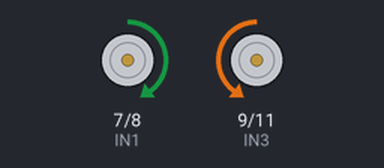
A sketch run on a simulated Arduino Uno, built with avr-gcc and run on an emulated ATmega328P. On the bench: motor-driver pin pairs drawn as motors (green arrow = first pin HIGH = forward, orange = second pin HIGH = backward, longer = more drive, scaled by the enable pin). At 4.0 s the program stops and its outputs stay as they are.

Above: at 0.1 s.
At 1.1 s:
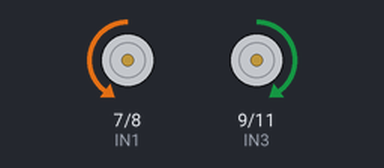
At 2.1 s:
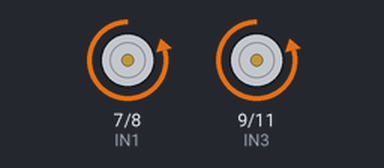
At 4.1 s:
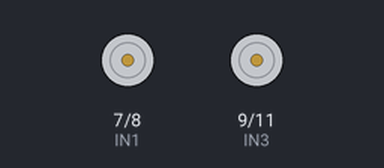
Timing chart, 0 to 5.5 s (numbered marks = the images above):
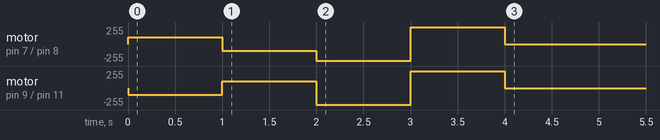

Measured:
- by itself, motor on pin 7 (IN1) / pin 8 (IN2): stopped → forward 100/255 at 0.00 s, → backward 100/255 1.0 s later, → backward 250/255 1.0 s later, → forward 250/255 1.0 s later, … (5 changes in this stretch)
- by itself, motor on pin 9 (IN3) / pin 11 (IN4): stopped → backward 100/255 at 0.00 s, → forward 100/255 1.0 s later, → backward 250/255 1.0 s later, → forward 250/255 1.0 s later, … (5 changes in this stretch)

The sketch:

car_control.ino
```cpp
//www.elegoo.com

//     Right motor truth table
//Here are some handy tables to show the various modes of operation.
//  ENB         IN3             IN4         Description
//  LOW   Not Applicable   Not Applicable   Motor is off
//  HIGH        LOW             LOW         Motor is stopped (brakes)
//  HIGH        LOW             HIGH        Motor is on and turning forwards
//  HIGH        HIGH            LOW         Motor is on and turning backwards
//  HIGH        HIGH            HIGH        Motor is stopped (brakes)

// define IO pin
#define ENA 5
#define ENB 6
#define IN1 7
#define IN2 8
#define IN3 9
#define IN4 11

//set car speed
#define CAR_SPEED 100
typedef unsigned char u8;  //Change the name of unsigned char to u8

void forward(u8 car_speed)
{

  analogWrite(ENA, car_speed);
  analogWrite(ENB, car_speed);
  digitalWrite(IN1, HIGH);
  digitalWrite(IN2, LOW);
  digitalWrite(IN3, LOW);
  digitalWrite(IN4, HIGH);
}


void back(u8 car_speed)
{

  analogWrite(ENA, car_speed);
  analogWrite(ENB, car_speed);
  digitalWrite(IN1, LOW);
  digitalWrite(IN2, HIGH);
  digitalWrite(IN3, HIGH);
  digitalWrite(IN4, LOW);
}


void left(u8 car_speed)
{

  analogWrite(ENA, 250);
  analogWrite(ENB, 250);
  digitalWrite(IN1, LOW);
  digitalWrite(IN2, HIGH);

  digitalWrite(IN3, LOW);
  digitalWrite(IN4, HIGH);
}

void right(u8 car_speed)
{
  analogWrite(ENA, 250);
  analogWrite(ENB, 250);
  digitalWrite(IN1, HIGH);
  digitalWrite(IN2, LOW);
  digitalWrite(IN3, HIGH);
  digitalWrite(IN4, LOW);
}
/*
  停止对电机控制：关闭电机驱动使能端口
*/
void stop()
{
  digitalWrite(ENA, LOW);
  digitalWrite(ENB, LOW);
}


void setup() {
  pinMode(IN1,OUTPUT);//before useing io pin, pin mode must be set first
  pinMode(IN2,OUTPUT);
  pinMode(IN3,OUTPUT);
  pinMode(IN4,OUTPUT);
  pinMode(ENA,OUTPUT);
  pinMode(ENB,OUTPUT);
}

void loop() {
  forward(CAR_SPEED);  //go forward
  delay(1000);//delay 1000 ms
  back(CAR_SPEED);     //go back
  delay(1000);
  left(CAR_SPEED);     //turning left
  delay(1000);
  right(CAR_SPEED);    //turning right
  delay(1000);
  stop();
  while(1);

}
```
